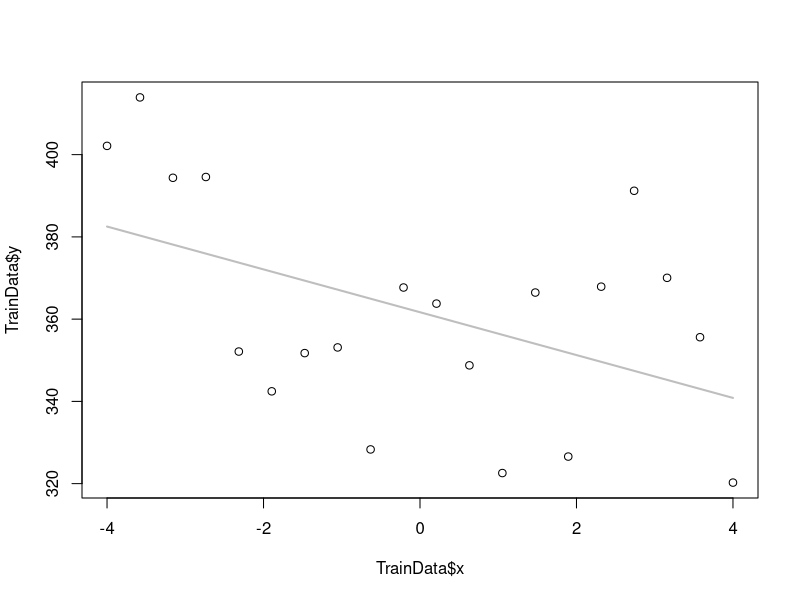
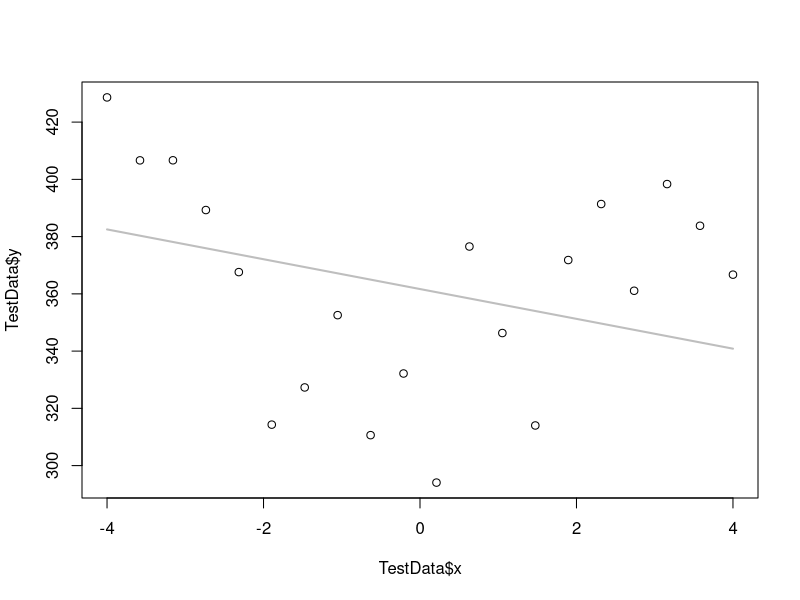

Write R code to recreate these figures, in order.
rm(list=ls())

# setwd("") # Set to the directory that contains 'PolyTrainData.csv' and 'PolyTestData.csv'

TrainData <- read.csv("PolyTrainData.csv",header=TRUE)

n <- 1 # Order of the polynomal to fit - play around with this to find what you think is the best-fitting model (based on plotting data and model fit in lines 11-15)

MyPolyFit <- lm(y~poly(x,n),data=TrainData)
plot(TrainData$x,TrainData$y)
xx <- seq(min(TrainData$x),max(TrainData$x),length.out=100)
yy <- predict(MyPolyFit,data.frame(x=xx))
lines(xx,yy,col="grey",lty=1,lwd=2)











# Now load in some "test data" and plot it against the model prediction
TestData <- read.csv("PolyTestData.csv",header=TRUE)
plot(TestData$x,TestData$y)
# Calculate the 'yy' model prediction
lines(xx,yy,col="grey",lty=1,lwd=2)